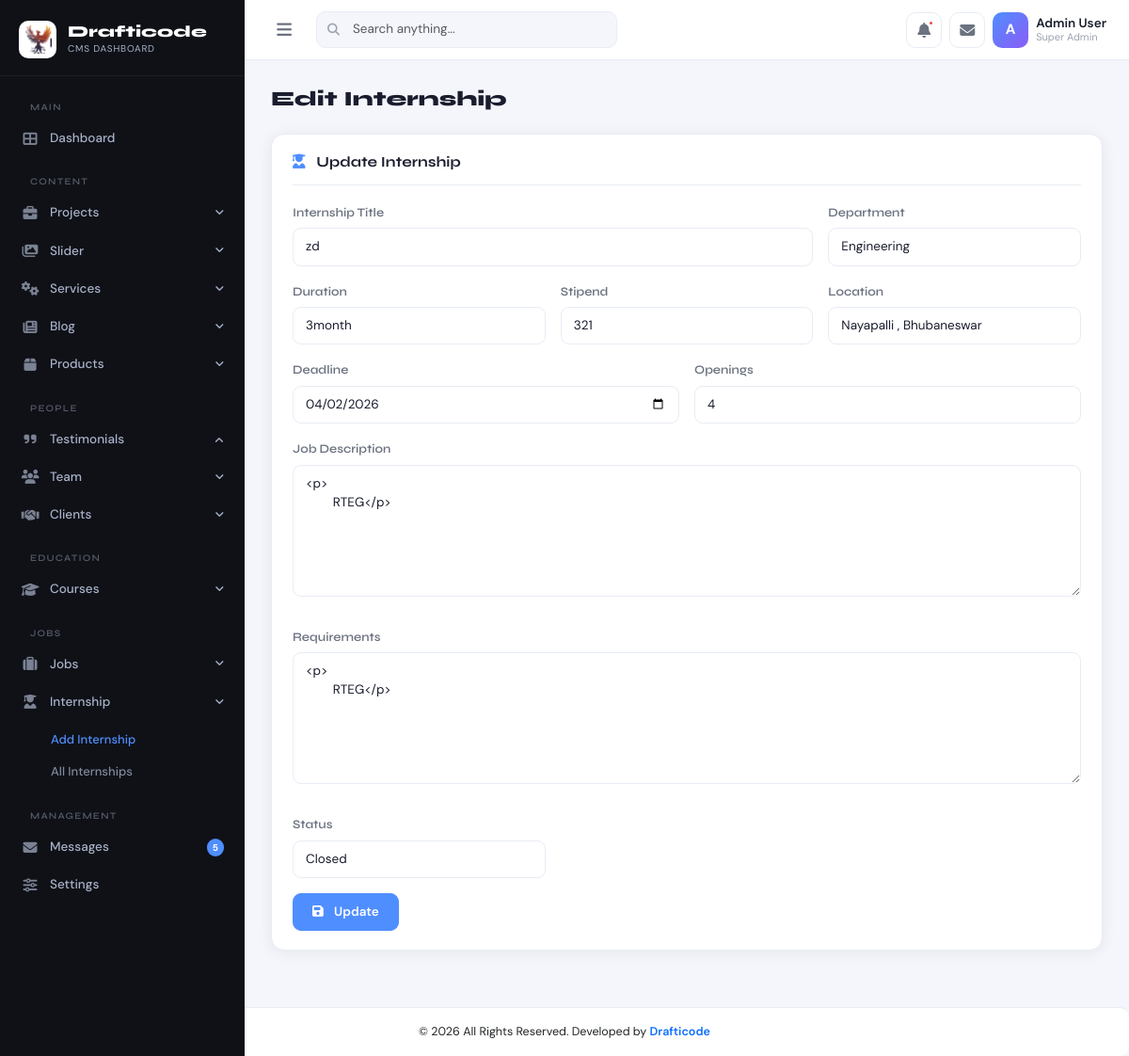
/admin-dashboard/addinternship.php?id=1, run on the app's committed database.
### tables this page shows
CREATE TABLE `internships` (
  `id` int(11) NOT NULL,
  `title` varchar(255) DEFAULT NULL,
  `department` varchar(100) DEFAULT NULL,
  `duration` varchar(50) DEFAULT NULL,
  `stipend` varchar(100) DEFAULT NULL,
  `location` varchar(150) DEFAULT NULL,
  `deadline` date DEFAULT NULL,
  `openings` int(11) DEFAULT NULL,
  `description` text DEFAULT NULL,
  `requirements` text DEFAULT NULL,
  `status` varchar(20) DEFAULT NULL,
  `created_at` timestamp NOT NULL DEFAULT current_timestamp()
);

### admin-dashboard/addinternship.php (the view, shortened to what this page needs)
<?php
include 'connection/config.php';
$editMode = false;
$row = [];
if (isset($_GET['id'])) {
  $editMode = true;
  $id = $_GET['id'];
  $stmt = $pdo->prepare("SELECT * FROM internships WHERE id=?");
  $stmt->execute([$id]);
  $row = $stmt->fetch(PDO::FETCH_ASSOC);
}
?>
<!DOCTYPE html>
<html lang="en">
<head>
  <link rel="stylesheet" href="https://cdnjs.cloudflare.com/ajax/libs/bootstrap/5.3.2/css/bootstrap.min.css">
  <link rel="stylesheet" href="https://cdnjs.cloudflare.com/ajax/libs/font-awesome/6.5.1/css/all.min.css">
  <link rel="stylesheet" href="assets/css/admin.css">
</head>
<body>
  <?php include 'common/sidebar.php' ?>
  <?php include 'common/topbar.php' ?>
  <div id="main-content">
    <div class="page-header">
      <h1 class="page-title"><?= $editMode ? 'Edit Internship' : 'Add Internship' ?></h1>
    </div>
    <div class="admin-card">
      <div class="section-header">
        <h3 class="section-title">
          <i class="fas fa-user-graduate me-2 text-primary-custom"></i>
          <?= $editMode ? 'Update Internship' : 'Post Internship' ?>
        </h3>
      </div>
      <form method="POST" action="function.php">
        <div class="row g-3">
          <div class="col-md-8">
            <label class="form-label">Internship Title</label>
            <input type="text" name="title" class="form-control"
              value="<?= $editMode ? htmlspecialchars($row['title']) : '' ?>" required>
          </div>
          <div class="col-md-4">
            <label class="form-label">Department</label>
            <select class="form-select" name="department">
              <option <?= ($editMode && $row['department'] == 'Engineering') ? 'selected' : '' ?>>Engineering</option>
            </select>
          </div>
          <div class="col-md-4">
            <label class="form-label">Duration</label>
            <input type="text" name="duration" class="form-control"
              value="<?= $editMode ? $row['duration'] : '' ?>" required>
          </div>
          <div class="col-md-4">
            <label class="form-label">Stipend</label>
            <input type="text" name="stipend" class="form-control"
              value="<?= $editMode ? $row['stipend'] : '' ?>" required>
          </div>
          <div class="col-md-4">
            <label class="form-label">Location</label>
            <input type="text" name="location" class="form-control"
              value="<?= $editMode ? $row['location'] : '' ?>" required>
          </div>
          <div class="col-md-6">
            <label class="form-label">Deadline</label>
            <input type="date" name="deadline" class="form-control"
              value="<?= $editMode ? $row['deadline'] : '' ?>" required>
          </div>
          <div class="col-md-6">
            <label class="form-label">Openings</label>
            <input type="number" name="openings" class="form-control"
              value="<?= $editMode ? $row['openings'] : '' ?>">
          </div>
          <div class="col-12">
            <div class="mb-3">
              <label class="form-label">Job Description</label>
              <textarea
                id="description"
                class="form-control"
                name="description"
                rows="5"
                style="min-height:140px"><?= $editMode ? htmlspecialchars($row['description'] ?? '') : '' ?></textarea>
            </div>
          </div>
          <div class="col-12">
            <div class="mb-3">
              <label class="form-label">Requirements</label>
              <textarea
                id="requirements"
                class="form-control"
                name="requirements"
                rows="5"
                style="min-height:140px"><?= $editMode ? htmlspecialchars($row['description'] ?? '') : '' ?></textarea>
            </div>
          </div>
          <div class="col-md-4">
            <label class="form-label">Status</label>
            <select class="form-select" name="status">
              <option <?= ($editMode && $row['status'] == 'Closed') ? 'selected' : '' ?>>Closed</option>
            </select>
          </div>
        </div>
        <div class="pt-3">
          <button type="submit"
            name="<?= $editMode ? 'update_internship' : 'add_internship' ?>"
            class="btn btn-primary">
            <i class="fas fa-save me-2"></i>
            <?= $editMode ? 'Update' : 'Save' ?>
          </button>
        </div>
      </form>
    </div>
  </div>
  <?php include 'common/footer.php' ?>
</body>
</html>

### admin-dashboard/assets/css/admin.css (style rules this page uses)
:root { --sidebar-width: 260px; --sidebar-bg: #0f1117; --sidebar-text: #a8b2c8; --sidebar-active: #ffffff; --sidebar-hover-bg: rgba(255,255,255,0.06); --sidebar-accent: #4f8eff; --topbar-height: 64px; --topbar-bg: #ffffff; --body-bg: #f4f6fb; --card-bg: #ffffff; --card-shadow: 0 2px 16px rgba(0,0,0,0.07); --card-radius: 14px; --text-primary: #1a1d2e; --text-secondary: #6b7280; --text-muted: #9ca3af; --border-color: #e8ecf4; --accent-blue: #4f8eff; --accent-purple: #8b5cf6; --accent-green: #10b981; --accent-orange: #f59e0b; --accent-red: #ef4444; --accent-cyan: #06b6d4; --transition: all 0.22s cubic-bezier(.4,0,.2,1); }
* { box-sizing: border-box; }
body { font-family: 'DM Sans', sans-serif; background: var(--body-bg); color: var(--text-primary); margin: 0; padding: 0; min-height: 100vh; font-size: 14.5px; }
h1,h2,h3,h4,h5,h6 { font-family: 'Syne', sans-serif; font-weight: 700; }
#main-content { margin-left: var(--sidebar-width); margin-top: var(--topbar-height); padding: 28px; min-height: calc(100vh - var(--topbar-height)); transition: var(--transition); }
.page-header { display: flex; align-items: center; justify-content: space-between; margin-bottom: 24px; }
.page-title { font-family: 'Syne', sans-serif; font-size: 22px; font-weight: 800; color: var(--text-primary); margin: 0; }
.admin-card { background: var(--card-bg); border-radius: var(--card-radius); box-shadow: var(--card-shadow); border: 1px solid var(--border-color); padding: 20px 22px; }
.btn-primary { background: var(--accent-blue); border-color: var(--accent-blue); font-weight: 600; font-size: 13.5px; padding: 9px 20px; border-radius: 9px; transition: var(--transition); }
.form-label { font-size: 13px; font-weight: 600; color: var(--text-secondary); margin-bottom: 6px; font-family: 'Syne', sans-serif; }
.form-control, .form-select { border: 1.5px solid var(--border-color); border-radius: 9px; padding: 9px 13px; font-size: 13.5px; color: var(--text-primary); transition: var(--transition); background: var(--card-bg); }
textarea.form-control { min-height: 100px; resize: vertical; }
.section-header { display: flex; align-items: center; justify-content: space-between; margin-bottom: 18px; padding-bottom: 14px; border-bottom: 1px solid var(--border-color); }
.section-title { font-family: 'Syne', sans-serif; font-size: 15.5px; font-weight: 700; color: var(--text-primary); margin: 0; }
.text-primary-custom { color: var(--accent-blue) !important; }

### data on the page
internships: title "zd", department "Engineering", duration "3month", stipend "321", location "Nayapalli , Bhubaneswar", deadline "04/02/2026", openings "4", description "<p> RTEG</p>", requirements "<p> RTEG</p>", status "Closed"
